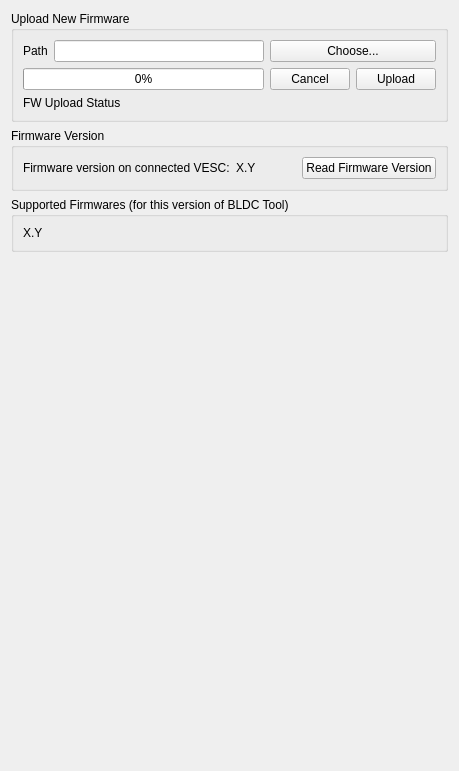
        <widget class="QWidget" name="tab_23">
         <attribute name="title">
          <string>Firmware</string>
         </attribute>
         <layout class="QVBoxLayout" name="verticalLayout_18">
          <item>
           <widget class="QGroupBox" name="groupBox_23">
            <property name="title">
             <string>Upload New Firmware</string>
            </property>
            <layout class="QGridLayout" name="gridLayout_34">
             <item row="0" column="0">
              <widget class="QLabel" name="label_81">
               <property name="text">
                <string>Path</string>
               </property>
              </widget>
             </item>
             <item row="1" column="3">
              <widget class="QPushButton" name="firmwareUploadButton">
               <property name="text">
                <string>Upload</string>
               </property>
              </widget>
             </item>
             <item row="2" column="0" colspan="2">
              <widget class="QLabel" name="firmwareUploadStatusLabel">
               <property name="text">
                <string>FW Upload Status</string>
               </property>
              </widget>
             </item>
             <item row="1" column="0" colspan="2">
              <widget class="QProgressBar" name="firmwareBar">
               <property name="maximum">
                <number>1000</number>
               </property>
               <property name="value">
                <number>0</number>
               </property>
              </widget>
             </item>
             <item row="0" column="1">
              <widget class="QLineEdit" name="firmwareEdit"/>
             </item>
             <item row="1" column="2">
              <widget class="QPushButton" name="firmwareCancelButton">
               <property name="text">
                <string>Cancel</string>
               </property>
              </widget>
             </item>
             <item row="0" column="2" colspan="2">
              <widget class="QPushButton" name="firmwareChooseButton">
               <property name="text">
                <string>Choose...</string>
               </property>
              </widget>
             </item>
            </layout>
           </widget>
          </item>
          <item>
           <widget class="QGroupBox" name="groupBox_26">
            <property name="title">
             <string>Firmware Version</string>
            </property>
            <layout class="QHBoxLayout" name="horizontalLayout_9">
             <item>
              <widget class="QLabel" name="label_82">
               <property name="text">
                <string>Firmware version on connected VESC:</string>
               </property>
              </widget>
             </item>
             <item>
              <widget class="QLabel" name="firmwareVersionLabel">
               <property name="text">
                <string>X.Y</string>
               </property>
              </widget>
             </item>
             <item>
              <spacer name="horizontalSpacer_19">
               <property name="orientation">
                <enum>Qt::Horizontal</enum>
               </property>
               <property name="sizeHint" stdset="0">
                <size>
                 <width>40</width>
                 <height>20</height>
                </size>
               </property>
              </spacer>
             </item>
             <item>
              <widget class="QPushButton" name="firmwareVersionReadButton">
               <property name="text">
                <string>Read Firmware Version</string>
               </property>
              </widget>
             </item>
            </layout>
           </widget>
          </item>
          <item>
           <widget class="QGroupBox" name="groupBox_32">
            <property name="title">
             <string>Supported Firmwares (for this version of BLDC Tool)</string>
            </property>
            <layout class="QHBoxLayout" name="horizontalLayout_42">
             <item>
              <widget class="QLabel" name="firmwareSupportedLabel">
               <property name="text">
                <string>X.Y</string>
               </property>
              </widget>
             </item>
            </layout>
           </widget>
          </item>
          <item>
           <spacer name="verticalSpacer_15">
            <property name="orientation">
             <enum>Qt::Vertical</enum>
            </property>
            <property name="sizeHint" stdset="0">
             <size>
              <width>20</width>
              <height>508</height>
             </size>
            </property>
           </spacer>
          </item>
         </layout>
        </widget>
